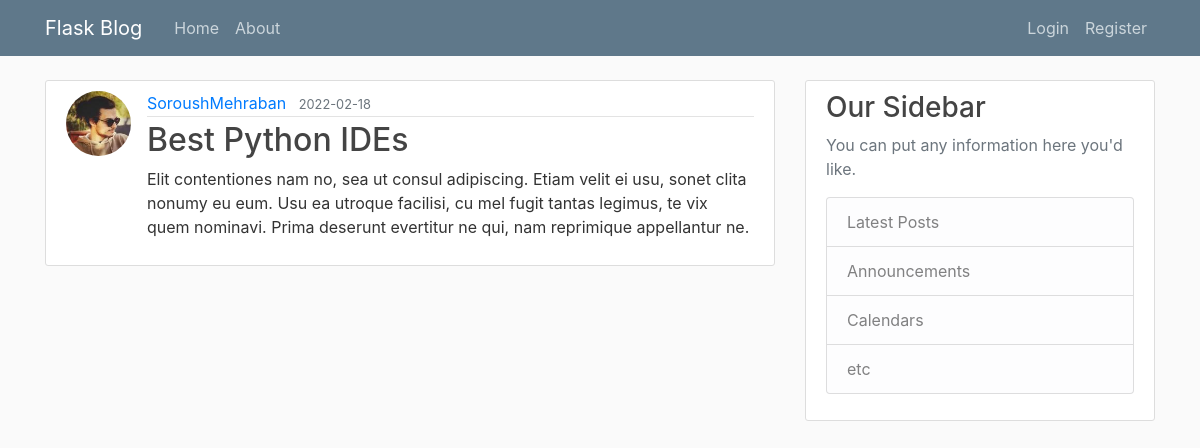
The page /post/5 on the database its author committed.
### flaskblog/models.py (models this page shows, shortened)
class User(db.Model, UserMixin):
    id = db.Column(db.Integer, primary_key=True)
    username = db.Column(db.String(20), unique=True, nullable=False)
    email = db.Column(db.String(120), unique=True, nullable=False)
    image_file = db.Column(db.String(20), nullable=False, default='default.jpg')
    password = db.Column(db.String(60), nullable=False)
    posts = db.relationship("Post", backref="author", lazy=True)

class Post(db.Model):
    id = db.Column(db.Integer, primary_key=True)
    title = db.Column(db.String(100), nullable=False)
    date_posted = db.Column(db.DateTime, nullable=False, default=datetime.utcnow)
    content = db.Column(db.Text, nullable=False)
    user_id = db.Column(db.Integer, db.ForeignKey('user.id'), nullable=False)
    def __repr__(self):
        return f"Post('{self.title}', '{self.date_posted}')"

### flaskblog/routes.py (the view)
@app.route("/post/<int:post_id>")
def post(post_id):
    selected_post = Post.query.get_or_404(post_id)
    return render_template('post.html', title=selected_post, post=selected_post)

### flaskblog/templates/post.html (shortened to what this page needs)
{% extends "layout.html" %}
{% block content %}
<article class="media content-section">
    <img src="{{ url_for('static', filename='profile_pics/' + post.author.image_file) }}" alt=""
         class="rounded-circle article-img">
    <div class="media-body">
        <div class="article-metadata">
            <a class="mr-2" href="#">{{ post.author.username }}</a>
            <small class="text-muted">{{ post.date_posted.strftime('%Y-%m-%d') }}</small>
        </div>
        <h2 class="article-title">{{ post.title }}</h2>
        <p class="article-content">{{ post.content }}</p>
    </div>
</article>
{% endblock content %}

### flaskblog/static/main.css (style rules this page uses)
body { background: #fafafa; color: #333333; margin-top: 5rem; }
h1, h2, h3, h4, h5, h6 { color: #444444; }
.content-section { background: #ffffff; padding: 10px 20px; border: 1px solid #dddddd; border-radius: 3px; margin-bottom: 20px; }
.article-title { color: #444444; }
.article-content { white-space: pre-line; }
.article-img { height: 65px; width: 65px; margin-right: 16px; }
.article-metadata { padding-bottom: 1px; margin-bottom: 4px; border-bottom: 1px solid #e3e3e3 }

### rows shown on the page
User: image_file (picture), author.username "SoroushMehraban"
Post: date_posted "2022-02-18", title "Best Python IDEs", content "Elit contentiones nam no, sea ut consul adipiscing. Etiam velit ei usu, sonet clita nonumy eu eum. Usu ea utroque facilisi, cu mel fugit tantas legimus, te vix quem nominavi. Prima deserunt evertitur ne qui, nam reprimique appellantur ne."
